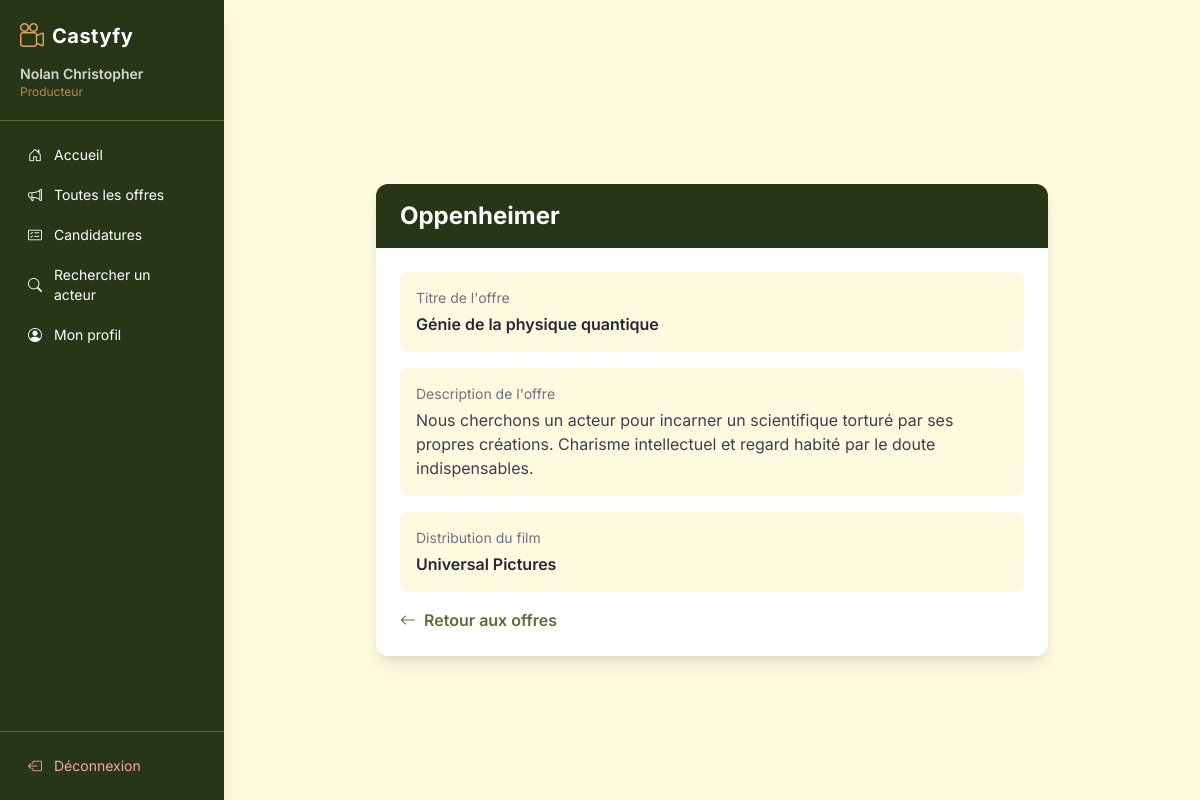
Screenshot of /index.php?page=detailOffre&id=2 (signed in) with the database file from the repository.
### tables this page shows
CREATE TABLE films (
    id INT AUTO_INCREMENT,
    distribution VARCHAR(255) NOT NULL,
    nom_film VARCHAR(255) NOT NULL UNIQUE,
    producteur_id INT NOT NULL,
    affiche VARCHAR(255) NOT NULL,
    PRIMARY KEY (id),
    FOREIGN KEY (producteur_id) REFERENCES producteurs(id)
);

CREATE TABLE offres (
    id INT AUTO_INCREMENT,
    libelle_offre VARCHAR(255) NOT NULL UNIQUE,
    nom_film INT NOT NULL,
    description_offre VARCHAR(255) NOT NULL,
    date_expiration DATE NULL,
    PRIMARY KEY (id),
    FOREIGN KEY (nom_film) REFERENCES films(id)
);

### controller/offers/detailOffre.php (called while the page is built)
<?php
include ('bdd/bdd.php');
$id = $_GET['id'];
$req = $bdd->prepare('SELECT * FROM offres where id = ?');
$req->execute([$id]);
$detailOffre = $req->fetch();
$id_du_film = $detailOffre['nom_film'];
$req2 = $bdd->prepare('SELECT * FROM films WHERE id = ?');
$req2->execute([$id_du_film]);
$detailFilm = $req2->fetch();
?>

### view/offers/detailOffre.php (the view, shortened to what this page needs)
<?php
include('controller/offers/detailOffre.php'); ?>
<div class="max-w-2xl mx-auto mt-10">
    <div class="bg-white rounded-xl shadow-lg overflow-hidden">
        <div class="bg-foret text-white px-6 py-4">
            <h1 class="text-2xl font-bold"><?php echo ($detailFilm['nom_film']); ?></h1>
        </div>
        <div class="p-6">
            <div class="space-y-4">
                <div class="bg-creme rounded-lg p-4">
                    <p class="text-sm text-gray-500 mb-1">Titre de l'offre</p>
                    <p class="text-gray-800 font-semibold"><?php echo ($detailOffre['libelle_offre']); ?></p>
                </div>
                <div class="bg-creme rounded-lg p-4 overflow-hidden">
                    <p class="text-sm text-gray-500 mb-1">Description de l'offre</p>
                    <p class="text-gray-700 break-words"><?php echo ($detailOffre['description_offre']); ?></p>
                </div>
                <div class="bg-creme rounded-lg p-4">
                    <p class="text-sm text-gray-500 mb-1">Distribution du film</p>
                    <p class="text-gray-800 font-semibold"><?php echo ($detailFilm['distribution']); ?></p>
                </div>
            </div>
            <div class="mt-4">
                <a href="index.php?page=offers" class="text-olive hover:text-foret font-semibold transition duration-200">
                    <i class="bi bi-arrow-left mr-1"></i> Retour aux offres
                </a>
            </div>
        </div>
    </div>
</div>

### rows the page displays
films: nom_film "Oppenheimer", distribution "Universal Pictures"
offres: libelle_offre "Génie de la physique quantique", description_offre "Nous cherchons un acteur pour incarner un scientifique torturé par ses propres créations. Charisme intellectuel et regard habité par le doute indispensables."

### other values shown
$_SESSION['nom'] "Nolan Christopher"
$_SESSION['role'] "Producteur"
